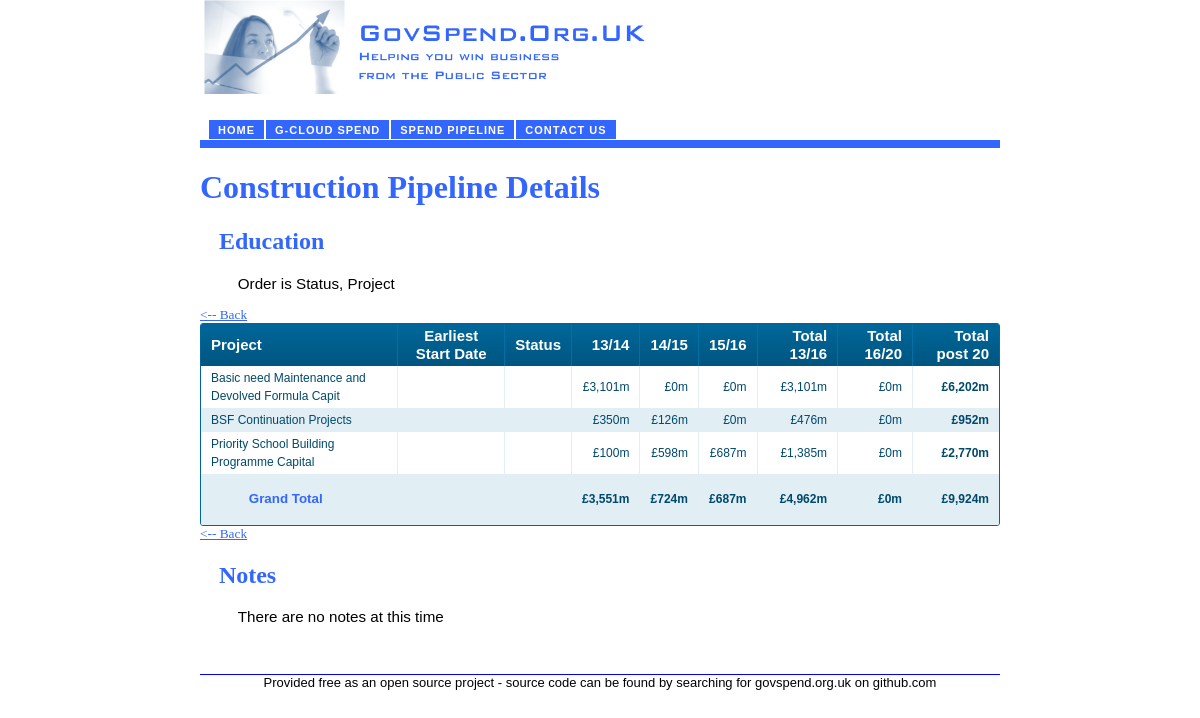
Screenshot of /construction_detail.php?sector=Education with the database file from the repository.
### tables this page shows
CREATE TABLE IF NOT EXISTS `construction` (
  `id` bigint(20) unsigned NOT NULL AUTO_INCREMENT,
  `sector` varchar(50) DEFAULT NULL,
  `sub_sector` varchar(50) DEFAULT NULL,
  `sub_group` varchar(50) DEFAULT NULL,
  `project` varchar(50) DEFAULT NULL,
  `description` text,
  `town_city` varchar(50) DEFAULT NULL,
  `region` varchar(50) DEFAULT NULL,
  `asset_owner` varchar(50) DEFAULT NULL,
  `econ_reg_asset` varchar(50) DEFAULT NULL,
  `funding_source` varchar(50) DEFAULT NULL,
  `earliest_start_date` varchar(50) DEFAULT NULL,
  `status` varchar(50) DEFAULT NULL,
  `lookup1` varchar(50) DEFAULT NULL,
  `scheme_status_indicator1` varchar(50) DEFAULT NULL,
  `date_in_service` varchar(50) DEFAULT NULL,
  `on_schedule` varchar(50) DEFAULT NULL,
  `lookup2` varchar(50) DEFAULT NULL,
  `scheme_status_indicator2` varchar(50) DEFAULT NULL,
  `total_capex_all` decimal(20,2) DEFAULT NULL,
  `total_capex_public` decimal(20,2) DEFAULT NULL,
  `spend_financial2013_14` decimal(20,2) DEFAULT NULL,
  `spend_financial2014_15` decimal(20,2) DEFAULT NULL,
  `spend_financial2015_16` decimal(20,2) DEFAULT NULL,
  `total2013_16` decimal(20,2) DEFAULT NULL,
  `total2016_20` decimal(20,2) DEFAULT NULL,
  `total2020_beyond` decimal(20,2) DEFAULT NULL,
  `estimate_status` varchar(50) DEFAULT NULL,
  `basis_of_cost` varchar(50) DEFAULT NULL,
  `base_year` varchar(50) DEFAULT NULL,
  `significant_land_cost` varchar(50) DEFAULT NULL,
  `finance_cost` varchar(50) DEFAULT NULL,
  `fm_other_cost` varchar(50) DEFAULT NULL,
  `planned_procurement_route` varchar(50) DEFAULT NULL,
  `expiry_date_existing_frameworks` varchar(50) DEFAULT NULL,
  `procuring_authority` varchar(50) DEFAULT NULL,
  `public_source` text,
  `data_source` varchar(50) DEFAULT NULL,
  `notes` text,
  PRIMARY KEY (`id`),
  UNIQUE KEY `id` (`id`)
);

### init.php (called while the page is built, shortened)
<?php
$server="http://localhost/govspend";
?>

### construction_detail.php (the view, shortened to what this page needs)
<!DOCTYPE html PUBLIC "-//W3C//DTD XHTML 1.0 Transitional//EN" "http://www.w3.org/TR/xhtml1/DTD/xhtml1-transitional.dtd">
<html xmlns="http://www.w3.org/1999/xhtml">
<head>
  <link rel="stylesheet" href="main.css" type="text/css" />
  <link rel="stylesheet" href="table.css" type="text/css" />
</head>
<body>
<?php
    include('header_main.php');
    include('menu1.php');
    include("init.php");
    $cxn = mysqli_connect("$dbh", "$dbu", "$dbp", "govspend")or die("cannot connect");
    $sector = $_GET["sector"];
    if ($sector == "all")
    {
      $sql = "SELECT project, earliest_start_date, status,
            sum(`spend_financial2013_14`) as 'FY12_13',
            sum(`spend_financial2014_15`) as 'FY13_14',
            sum(`spend_financial2015_16`) as 'FY14_15',
            sum(`total2013_16`)  as 'FY13_16',
            sum(`total2016_20`) as 'FY16_20',
            sum(`total2020_beyond`)  as 'FY20_beyond',
          FROM `construction` order by lookup1,project";
     } else
     {
      $sql = "SELECT project, earliest_start_date, status,
            `spend_financial2013_14` as 'FY12_13',
            `spend_financial2014_15` as 'FY13_14',
            `spend_financial2015_16` as 'FY14_15',
            `total2013_16`  as 'FY13_16',
            `total2016_20` as 'FY16_20',
            `total2020_beyond`  as 'FY20_beyond'
          FROM `construction`
          WHERE Sector = \"$sector\" order by lookup1,project";
     }
?>
<h1>Construction Pipeline Details</h1>
<?php echo "<h2>".$sector."</h2>";?>
<?php echo "<p>Order is Status, Project</p>";?>
<?php echo "<a href=\"$server/construction.php\" style = \"color:#3366ff; font-size:10pt\"><-- Back</a>";?>
<div class="datagrid"><table>
  <thead>
    <tr>
      <th >Project</th>
      <th align = "center">Earliest Start Date</th>
      <th align = "center">Status</th>
      <th align = "right">13/14</th>
      <th align = "right">14/15</th>
      <th align = "right">15/16</th>
      <th align = "right">Total 13/16</th>
      <th align = "right">Total 16/20</th>
      <th align = "right">Total post 20</th>
      </tr>
    </thead>
  <tbody>
<?php
  $result=mysqli_query($cxn,$sql);
  $colour = 0;
  $grand_total = array(0,0,0,0,0,0,0,0,0);
  while ($spend = mysqli_fetch_row($result))
    {
      if ((strlen($spend[0])>0) and ($spend[0] != "Contracts Finder - Current pipelines"))
        { if ($colour == 0) {echo "<tr><td>";$colour = 1;} else {echo "<tr  class=\"alt\"><td>";$colour = 0;}
          echo $spend[0]."</td>";
          echo "<td align = \"center\"> ".$spend[1]."</td>";
          $grand_total[1] += $spend[1];
          echo "<td align = \"center\"> ".$spend[2]."</td>";
          $grand_total[2] += $spend[2];
          echo "<td align = \"right\"> £".number_format(intval($spend[3]))."m</td>";
          $grand_total[3] += $spend[3];
          echo "<td align = \"right\"> £".number_format(intval($spend[4]))."m</td>";
          $grand_total[4] += $spend[4];
          echo "<td align = \"right\"> £".number_format(intval($spend[5]))."m</td>";
          $grand_total[5] += $spend[5];
          echo "<td align = \"right\"> £".number_format(intval($spend[6]))."m</td>";
          $grand_total[6] += $spend[6];
          echo "<td align = \"right\"> £".number_format(intval($spend[7]))."m</td>";
          $grand_total[7] += $spend[7];
          $total_spend = $spend[1]+$spend[2]+$spend[3]+$spend[4]+$spend[5]+$spend[6]+$spend[7];
          $grand_total[8] += $total_spend;
          echo "<td align = \"right\"><b>£".number_format(intval($total_spend))."m</b></td>";
          echo "</tr>";
        }
    }
          if ($colour == 0) {echo "<tr><td>";$colour = 1;} else {echo "<tr  class=\"alt\"><td>";$colour = 0;}
          echo "<p style = \"color:#3366ff; font-size:10pt\"><b>Grand Total</b></p></td>";
          echo "<td align = \"right\"><b> </b></td>";
          echo "<td align = \"right\"><b> </b></td>";
          echo "<td align = \"right\"><b> £".number_format(intval($grand_total[3]))."m</b></td>";
          echo "<td align = \"right\"><b> £".number_format(intval($grand_total[4]))."m</b></td>";
          echo "<td align = \"right\"><b> £".number_format(intval($grand_total[5]))."m</b></td>";
          echo "<td align = \"right\"><b> £".number_format(intval($grand_total[6]))."m</b></td>";
          echo "<td align = \"right\"><b> £".number_format(intval($grand_total[7]))."m</b></td>";
          echo "<td align = \"right\"><b> £".number_format(intval($grand_total[8]))."m</b></td>";
          echo "</tr>";
?>
</tbody>
</table></div>
<?php echo "<a href=\"$server/construction.php\" style = \"color:#3366ff; font-size:10pt\"><-- Back</a>";?>
<h2>Notes</h2>
<p>There are no notes at this time</p>
<?php include ("footer.php"); ?>
</body>
</html>

### header_main.php (shortened to what this page needs)
<div id ="headleft" style = "float:left; width:70%; height:120px;"  >
<a href="index.php">
<img src="govspend_logo.png" alt="govspend logo" width="460" height="94" border="0">
</a>
</div>
<div id="headright" style = "float:right; width:30%; height:120px;">
</div>

### menu1.php (shortened to what this page needs)
<div id="ddcolortabs">
<ul>
<li style="margin-left: 1px"><a href="index.php" title="Home"><span>Home</span></a></li>
<li><a href="g-cloud.php" title="G-Cloud Spend"><span>G-Cloud Spend</span></a></li>
<li><a href="pipeline.php" title="Spend Pipeline"><span>Spend Pipeline</span></a></li>
<li><a href="contactus.php" title="Contact us"><span>Contact us</span></a></li>
</ul>
</div>
<div id="ddcolortabsline">&nbsp;</div>

### footer.php
<footer id="footer" style="clear:both;text-align:center;  margin-top:2em; float:bottom;  ">
  <p>&nbsp;</p>
  <p style = "border-top:solid blue 1px; font-size:small"> Provided free as an open source project - source code can be found by searching for govspend.org.uk on github.com</p>
</footer>

### main.css (style rules this page uses)
h1 { color:#3366FF; background-color:#ffffff; text-align:left; }
h2 { color:#3366FF; background-color:#ffffff; text-align:left; margin-left:.5cm; }
p { font-family:Arial, Helvetica, sans-serif; font-size:95%; margin-left:1cm; margin-right:0.5cm; }
ul { font-family:Arial, Helvetica, sans-serif; margin-left:1cm; margin-right:1cm; font-size:95%; }
body { margin:auto; width:800px; }
a { display:block; }
#footer p { margin:0 0 0 0; }
#ddcolortabs { margin-left: 4px; padding: 0; width: 100%; background: transparent; voice-family: "\" }
#ddcolortabs li { display:inline; margin:0 2px 0 0; padding:0; text-transform:uppercase; }
#ddcolortabs a { float:left; color: white; background: #3366FF url(color_tabs_left.gif) no-repeat left top; margin:0 2px 0 0; padding:0 0 1px 3px; text-decoration:none; letter-spacing: 1px; }
#ddcolortabs a span { float:left; display:block; background: transparent url(color_tabs_right.gif) no-repeat right top; padding:4px 9px 2px 6px; }
#ddcolortabs a span { float:none; }
#ddcolortabsline { clear: both; padding: 0; width: 100%; height: 8px; line-height: 8px; background: #3366FF; border-top: 1px solid #fff; }

### table.css (style rules this page uses)
.datagrid table { border-collapse: collapse; text-align: left; width: 100%; }
.datagrid { font: normal 12px/150% Arial, Helvetica, sans-serif; background: #fff; overflow: hidden; border: 1px solid #006699; -webkit-border-radius: 3px; -moz-border-radius: 3px; border-radius: 3px; }
.datagrid table td, .datagrid table th { padding: 3px 10px; }
.datagrid table thead th { background:-webkit-gradient( linear, left top, left bottom, color-stop(0.05, #006699), color-stop(1, #00557F) ); background:-moz-linear-gradient( center top, #006699 5%, #00557F 100% ); filter:progid:DXImageTransform.Microsoft.gradient(startColorstr='#006699', endColorstr='#00557F'); background-color:#006699; color:#FFFFFF; font-size: 15px; font-weight: bold; border-left: 1px solid #0070A8; }
.datagrid table thead th:first-child { border: none; }
.datagrid table tbody td { color: #00496B; border-left: 1px solid #E1EEF4;font-size: 12px;font-weight: normal; }
.datagrid table tbody .alt td { background: #E1EEF4; color: #00496B; }
.datagrid table tbody td:first-child { border-left: none; }
.datagrid table tbody tr:last-child td { border-bottom: none; }

### rows the page displays
construction: project "Basic need Maintenance and Devolved Formula Capit", spend_financial2013_14 "3,101", spend_financial2014_15 "0", spend_financial2015_16 "0", total2013_16 "3,101", total2016_20 "0", total_spend "6,202"
construction: project "BSF Continuation Projects", spend_financial2013_14 "350", spend_financial2014_15 "126", spend_financial2015_16 "0", total2013_16 "476", total2016_20 "0", total_spend "952"
construction: project "Priority School Building Programme Capital", spend_financial2013_14 "100", spend_financial2014_15 "598", spend_financial2015_16 "687", total2013_16 "1,385", total2016_20 "0", total_spend "2,770"

### other values shown
$sector "Education"
$grand_total[3] "3,551"
$grand_total[4] "724"
$grand_total[5] "687"
$grand_total[6] "4,962"
$grand_total[7] "0"
$grand_total[8] "9,924"
